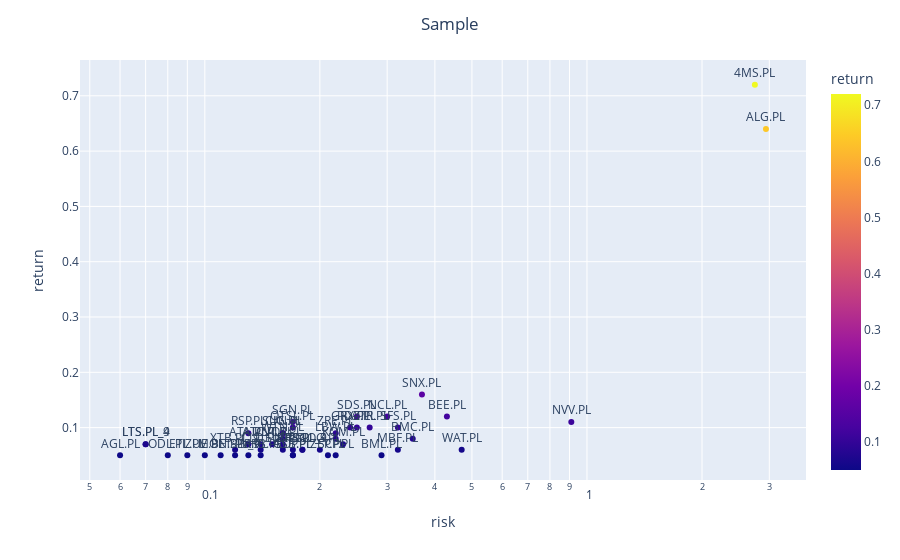

The notebook cell this image was saved under:
### Code cell
fig = px.scatter(stocks, x="risk", y="return", text=stocks.index.values, log_x=True, size_max=100, color="return")
fig.update_traces(textposition='top center')
fig.update_layout(title_text='Sample', title_x=0.5)
fig.show()

### Figure 1 — Plotly figure (JSON) as saved in the notebook; plotly's stock layout.template omitted (floating-point values rounded to 4 significant figures)
{"data": [{"hovertemplate": "risk=%{x}<br>return=%{marker.color}<br>text=%{text}<extra></extra>", "legendgroup": "", "marker": {"color": [0.05, 0.07, 0.05, 0.12, 0.08, 0.1, 0.07, 0.1, 0.06, 0.07, 0.08, 0.06, 0.1, 0.08, 0.09, 0.05, 0.05, 0.64, 0.06, 0.07, 0.07, 0.05, 0.1, 0.05, 0.05, 0.11, 0.72, 0.09, 0.12, 0.07, 0.12, 0.06, 0.06, 0.09, 0.06, 0.05, 0.06, 0.1, 0.11, 0.05, 0.05, 0.05, 0.06, 0.05, 0.09, 0.06, 0.05, 0.07, 0.16], "coloraxis": "coloraxis", "symbol": "circle"}, "mode": "markers+text", "name": "", "orientation": "v", "showlegend": false, "text": ["BFT.PL_9", "ATA.PL", "ZUE.PL", "BEE.PL", "LBW.PL", "SFS.PL", "VOT.PL", "PDZ.PL", "CLD.PL", "KOM.PL", "BMC.PL", "MBF.PL", "GRX.PL", "WTN.PL", "RSP.PL", "MON.PL", "BML.PL", "ALG.PL", "ELT.PL", "LTS.PL_9", "LTS.PL_4", "ZEP.PL", "ATR.PL", "ODL.PL", "ETL.PL", "NVV.PL", "4MS.PL", "CIG.PL", "NCL.PL", "ATC.PL", "SDS.PL", "COG.PL", "XTP.PL", "SUN.PL", "XTB.PL_9", "ASB.PL", "WAT.PL", "OTSL.PL", "SGN.PL", "MRB.PL", "SCP.PL", "GOP.PL", "BRS.PL_9", "SPR.PL", "ZRE.PL", "BRS.PL_4", "AGL.PL", "UNT.PL", "SNX.PL"], "textposition": "top center", "type": "scatter", "x": [0.12, 0.13, 0.1, 0.43, 0.22, 0.32, 0.16, 0.25, 0.14, 0.23, 0.35, 0.32, 0.24, 0.16, 0.13, 0.11, 0.29, 2.94, 0.16, 0.07, 0.07, 0.21, 0.27, 0.08, 0.09, 0.91, 2.75, 0.16, 0.3, 0.14, 0.25, 0.2, 0.17, 0.16, 0.12, 0.17, 0.47, 0.17, 0.17, 0.14, 0.22, 0.17, 0.18, 0.13, 0.22, 0.18, 0.06, 0.15, 0.37], "xaxis": "x", "y": [0.05, 0.07, 0.05, 0.12, 0.08, 0.1, 0.07, 0.1, 0.06, 0.07, 0.08, 0.06, 0.1, 0.08, 0.09, 0.05, 0.05, 0.64, 0.06, 0.07, 0.07, 0.05, 0.1, 0.05, 0.05, 0.11, 0.72, 0.09, 0.12, 0.07, 0.12, 0.06, 0.06, 0.09, 0.06, 0.05, 0.06, 0.1, 0.11, 0.05, 0.05, 0.05, 0.06, 0.05, 0.09, 0.06, 0.05, 0.07, 0.16], "yaxis": "y"}], "layout": {"autosize": true, "coloraxis": {"colorbar": {"title": {"text": "return"}}, "colorscale": [[0, "#0d0887"], [0.1111, "#46039f"], [0.2222, "#7201a8"], [0.3333, "#9c179e"], [0.4444, "#bd3786"], [0.5556, "#d8576b"], [0.6667, "#ed7953"], [0.7778, "#fb9f3a"], [0.8889, "#fdca26"], [1, "#f0f921"]]}, "legend": {"tracegroupgap": 0}, "margin": {"t": 60}, "title": {"text": "Sample", "x": 0.5}, "xaxis": {"anchor": "y", "autorange": true, "domain": [0, 1], "range": [-1.332, 0.5782], "title": {"text": "risk"}, "type": "log"}, "yaxis": {"anchor": "x", "autorange": true, "domain": [0, 1], "range": [-0.001877, 0.7719], "title": {"text": "return"}, "type": "linear"}}}
